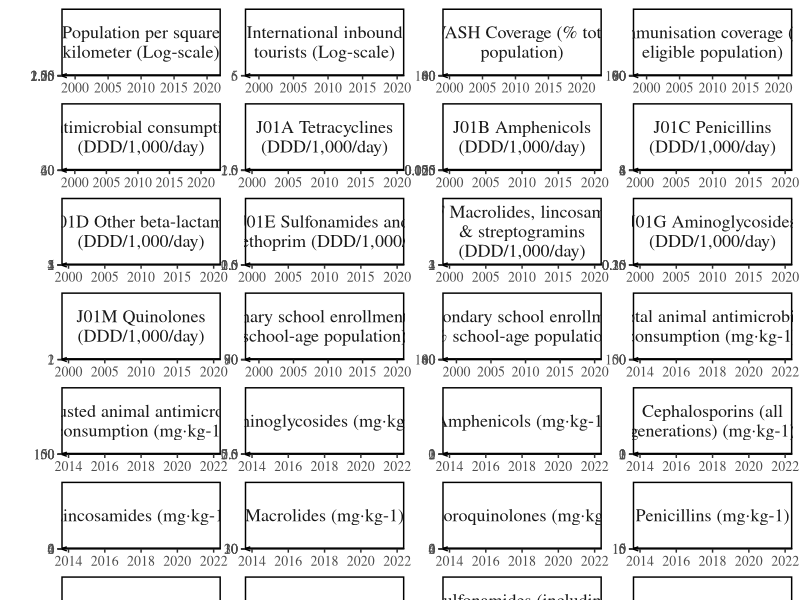

This chart was generated by the following R code:
install.packages(c("reshape2", "dplyr", "ggplot2", "ggsci"))

library(reshape2)
library(dplyr)
library(ggplot2)
library(ggsci)

# load data ----
AMR_covariable <- read.csv("Covariant_rawdata.csv")
variable_label <- read.csv("Covariant_label.csv")

# Visualization ----
variables_plot <- 
  AMR_covariable %>%
  melt(id.vars = c("country", "year", "IncomeGroup")) %>% 
  mutate(
    variable = factor(variable, 
                      levels = unique(variable_label$variable),
                      labels = unique(variable_label$label))
  ) %>% 
  ggplot(aes(x = year, y = value)) +
  geom_vline(xintercept = 2020, linetype = "dotted") +
  geom_line(aes(colour = IncomeGroup), 
            stat = "summary", fun = "mean", key_glyph = "timeseries") +
  facet_wrap( ~ variable, scales = "free", ncol = 4, 
             labeller = label_wrap_gen(width = 30)) +
  scale_colour_d3(name="Income groups", 
                  labels=c("High-income", "Low-income",
                           "Upper-middle-income", "Lower-middle-income"), 
                  breaks=c("H", "UM", "LM", "L")) +
  labs(x = "", y = "") +
  theme_classic() +
  theme(
    legend.position = "inside",
    legend.position.inside = c(0.7, 0.03),
    legend.text = element_text(size = 18),
    legend.title = element_text(size = 20),
    legend.background = element_blank(),
    panel.spacing.x = unit(0, "cm"),
    axis.text = element_text(size = 10),
    axis.title = element_text(size = 15),
    axis.line.y = element_line(arrow = arrow(length = unit(0.15, "cm"), angle = 20)),
    strip.text = element_text(size = 13),
    text = element_text(family = "serif")
  ) +
  guides(
    color = guide_legend(
      title.position = "top",
      override.aes = list(alpha = 1), nrow = 2)
  )

# Save image ----
ggsave("Variable_trend.png", plot = variables_plot,
       width = 12, height = 20, dpi = 500)
